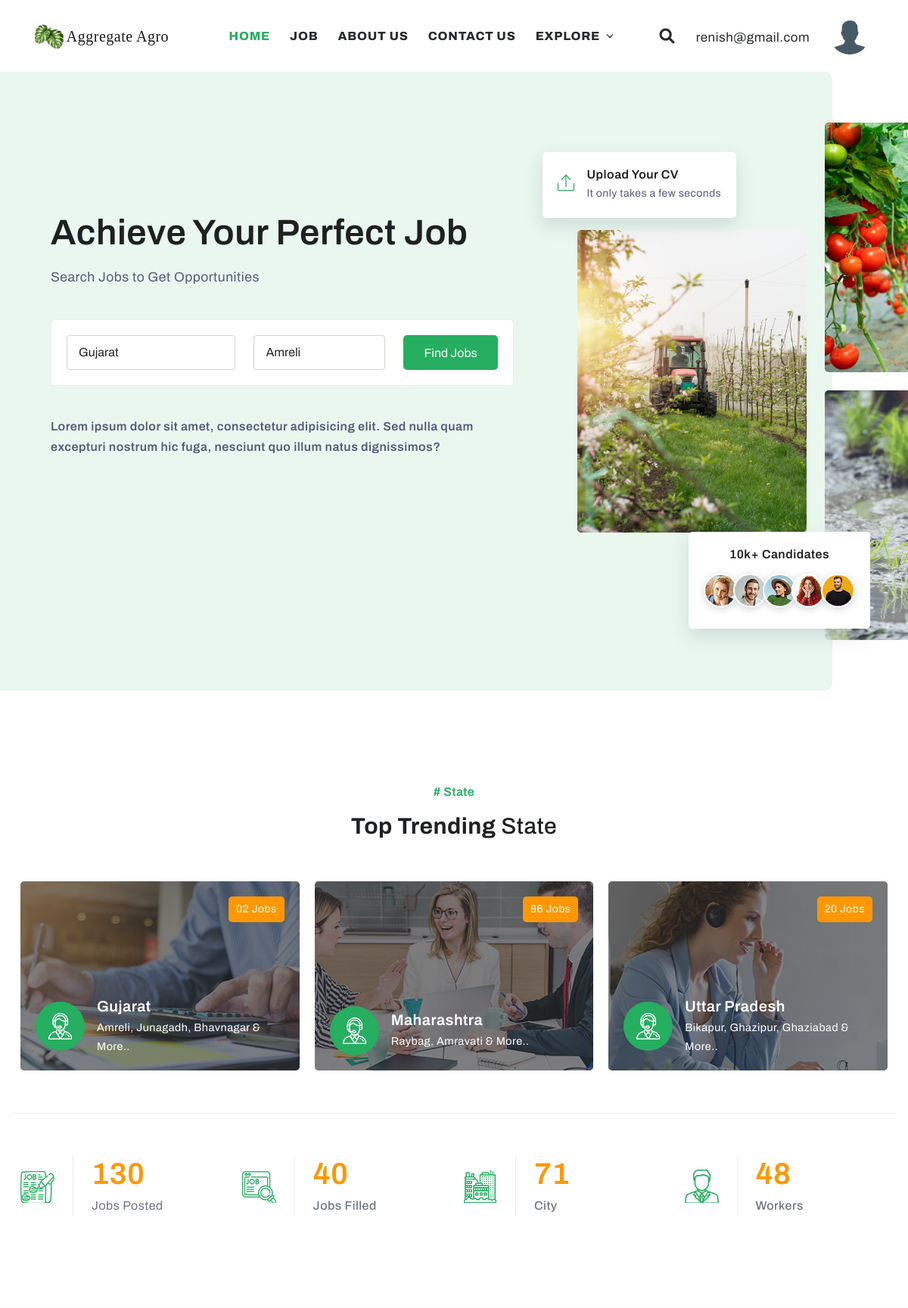
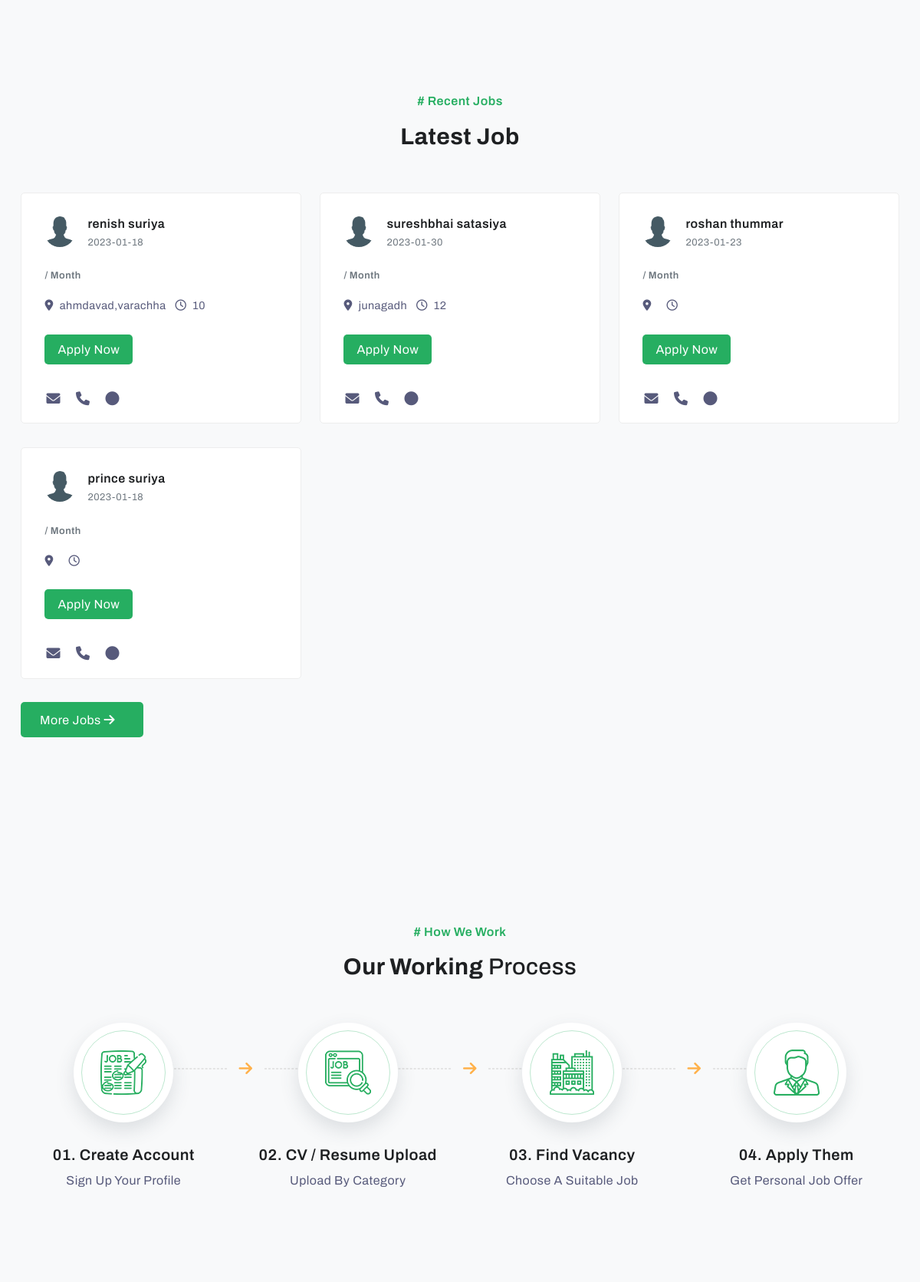
Page /index-02.php (signed in, upper part) on the committed database (2 pictures, top to bottom).
### tables this page shows
CREATE TABLE `user_profile` (
  `uid` int(11) NOT NULL,
  `picture` text DEFAULT NULL,
  `token` varchar(255) DEFAULT NULL,
  `email` varchar(255) DEFAULT NULL,
  `fullname` varchar(255) DEFAULT NULL,
  `occupation` varchar(255) DEFAULT NULL,
  `phoneno` int(10) DEFAULT NULL,
  `address` text DEFAULT NULL,
  `gender` varchar(255) DEFAULT NULL,
  `age` int(8) DEFAULT NULL,
  `workhour` int(8) DEFAULT NULL,
  `approxsalary` int(8) DEFAULT NULL,
  `date` datetime DEFAULT current_timestamp()
);

### index-02.php (the view, shortened to what the rows shown need)
<?php
require "db/db.php";
if(!isset($_SESSION['user_token']) AND !isset($_SESSION['email'])){
    header("location: login.php");
  }else{
if(isset($_SESSION['user_token'])){
$sql = "SELECT * FROM user_profile WHERE token = '{$_SESSION['user_token']}'";
$result = mysqli_query($con,$sql);
if(mysqli_num_rows($result) > 0){
    $userinfo = mysqli_fetch_assoc($result);
 }
}
else{
    $sql = "SELECT * FROM user_profile WHERE email = '{$_SESSION['email']}' ";
    $result = mysqli_query($con,$sql);
    if(mysqli_num_rows($result) > 0){
        $userinfo = mysqli_fetch_assoc($result);
        $sql4 = "SELECT * FROM user_profile WHERE `email` = '{$_SESSION['email']}'";
$result4 = mysqli_query($con,$sql4);
    }
  }
}
?>
<!DOCTYPE html>
<html lang="en">
<head>
    <link rel="stylesheet" href="css/plugins.css" />
    <link rel="stylesheet" href="search/search.css" />
    <link rel="stylesheet" href="quform/css/base.css">
    <link href="css/styles.css" rel="stylesheet" />
</head>
<body>
    <div class="main-wrapper">
        <?php
            include "nav.php";
        ?>
        <section class="banner2">
            <div class="container">
                <div class="row">
                    <div class="content-column col-lg-7">
                        <div class="inner-column pe-xxl-5">
                            <div class="banner-title mb-md-2-5">
                                <h1 class="mb-3">Achieve Your Perfect Job</h1>
                            </div>
                        </div>
                    </div>
                </div>
            </div>
        </section>
        <section>
            <div class="container border-bottom border-color-extra-light-gray mb-6 pb-6">
                <div class="section-heading2">
                    <h2><strong>Top trending</strong> State</h2>
                </div>
            </div>
        </section>
        <section class="bg-light recent-job-style1">
            <div class="container">
                <div class="section-heading2">
                    <h2><strong>Latest job</strong></h2>
                </div>
                <div class="row mt-n1-9">
                    <?php
                    $sql55 = "SELECT * FROM user_profile";
                    $result55 = mysqli_query($con,$sql55);
                    $num55 = mysqli_num_rows($result55);
                        if($num55 > 0){
                        while($row = mysqli_fetch_assoc($result55)){
                       ?>
                    <div class="col-md-6 col-lg-4 mt-1-9">
                        <div class="card border-color-extra-light-gray h-100 border-radius-5">
                            <div class="card-body p-1-6 p-xl-1-9">
                                <div class="d-flex mb-3">
                                    <div class="flex-shrink-0">
                                        <img src="<?php
                                        if(isset($row['picture'])){
                                            echo $row['picture'];
                                        }else{
                                            echo "img/avatar/user.png";
                                        }
                                        ?>" class="border-radius-50 w-40px" alt="...">
                                    </div>
                                    <div class="flex-grow-1 ms-3">
                                        <h6 class="mb-0"><?php echo $row['fullname']; ?></h6>
                                        <span class="text-muted display-31">
                                            <?php echo substr($row['date'], 0, 10) ?>
                                        </span>
                                    </div>
                                </div>
                                <h5 class="text-primary mb-3"><?php echo $row['approxsalary']; ?> <span class="text-muted display-31">/ Month</span> </h5>
                                <div class="mb-4">
                                    <span class="display-30 me-2"><i class="fas fa-map-marker-alt pe-2"></i><?php echo $row['address']; ?></span>
                                    <span class="display-30"><i class="far fa-clock pe-2"></i><?php echo $row['workhour']; ?></span>
                                </div>
                                <a href="job-details.php?id=<?php echo $row['uid'] ?>" class="butn butn-md radius">Apply Now</a>
                                <div class="farmer_con">
                                    <ul>
                                        <li  > <a href="#"> <i class="fa-solid fa-envelope"></i></a></li>
                                        <li > <a href="#"> <i class="fa-solid fa-phone"></i></a></li>
                                        <li >  <i class="fa-solid fa-circle"></i></li>
                                    </ul>
                                </div>
                            </div>
                        </div>
                    </div>
                    <?php
                        }
                    }else{
                        echo "NO data found";
                    }
                        ?>
                </div>
            </div>
        </section>
        <section class="bg-light">
            <div class="container">
                <div class="section-heading2">
                    <h2><strong>Our working</strong> process</h2>
                </div>
            </div>
        </section>
    </div>
</body>
</html>

### nav.php (shortened to what the rows shown need)
<header class="header-style2">
            <div class="navbar-default">
                <div class="container-fluid px-lg-1-6 px-xl-2-5 px-xxl-2-9">
                    <div class="row align-items-center">
                        <div class="col-12 col-lg-12">
                            <div class="menu_area alt-font">
                                <nav class="navbar navbar-expand-lg navbar-light p-0">
                                    <div class="attr-nav align-items-lg-center ms-lg-auto">
                                        <ul>
                                            <li class="d-none d-xl-inline-block"><a href="#"><?php
                                             echo $userinfo['email'];
                                             ?></a></li>
                                        </ul>
                                    </div>
                                </nav>
                            </div>
                        </div>
                    </div>
                </div>
            </div>
        </header>

### rows in the picture
user_profile: email "renish@gmail.com", fullname "renish suriya", date "2023-01-18", address "ahmdavad,varachha", workhour "10"
user_profile: fullname "sureshbhai satasiya", date "2023-01-30", address "junagadh", workhour "12"
user_profile: fullname "roshan thummar", date "2023-01-23"
user_profile: fullname "prince suriya", date "2023-01-18"
